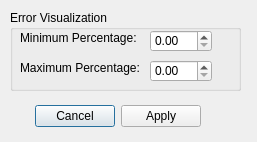
<ui version="4.0" >
 <class>PoseMeshPropertiesContainer</class>
 <widget class="QDialog" name="PoseMeshPropertiesContainer" >
  <property name="geometry" >
   <rect>
    <x>0</x>
    <y>0</y>
    <width>257</width>
    <height>142</height>
   </rect>
  </property>
  <property name="windowTitle" >
   <string>Pose Mesh Properties</string>
  </property>
  <widget class="QDialogButtonBox" name="buttonBox" >
   <property name="geometry" >
    <rect>
     <x>30</x>
     <y>100</y>
     <width>171</width>
     <height>32</height>
    </rect>
   </property>
   <property name="orientation" >
    <enum>Qt::Horizontal</enum>
   </property>
   <property name="standardButtons" >
    <set>QDialogButtonBox::Apply|QDialogButtonBox::Cancel</set>
   </property>
   <property name="centerButtons" >
    <bool>false</bool>
   </property>
  </widget>
  <widget class="QGroupBox" name="groupBox_2" >
   <property name="geometry" >
    <rect>
     <x>10</x>
     <y>10</y>
     <width>231</width>
     <height>81</height>
    </rect>
   </property>
   <property name="title" >
    <string>Error Visualization</string>
   </property>
   <widget class="QLabel" name="label" >
    <property name="geometry" >
     <rect>
      <x>10</x>
      <y>20</y>
      <width>121</width>
      <height>16</height>
     </rect>
    </property>
    <property name="text" >
     <string>Minimum Percentage:</string>
    </property>
   </widget>
   <widget class="QLabel" name="label_2" >
    <property name="geometry" >
     <rect>
      <x>10</x>
      <y>50</y>
      <width>121</width>
      <height>16</height>
     </rect>
    </property>
    <property name="text" >
     <string>Maximum Percentage:</string>
    </property>
   </widget>
   <widget class="QDoubleSpinBox" name="doubleSpinBox" >
    <property name="geometry" >
     <rect>
      <x>140</x>
      <y>20</y>
      <width>62</width>
      <height>22</height>
     </rect>
    </property>
   </widget>
   <widget class="QDoubleSpinBox" name="doubleSpinBox_2" >
    <property name="geometry" >
     <rect>
      <x>140</x>
      <y>50</y>
      <width>62</width>
      <height>22</height>
     </rect>
    </property>
   </widget>
  </widget>
 </widget>
 <resources/>
 <connections>
  <connection>
   <sender>buttonBox</sender>
   <signal>accepted()</signal>
   <receiver>PoseMeshPropertiesContainer</receiver>
   <slot>accept()</slot>
   <hints>
    <hint type="sourcelabel" >
     <x>248</x>
     <y>254</y>
    </hint>
    <hint type="destinationlabel" >
     <x>157</x>
     <y>274</y>
    </hint>
   </hints>
  </connection>
  <connection>
   <sender>buttonBox</sender>
   <signal>rejected()</signal>
   <receiver>PoseMeshPropertiesContainer</receiver>
   <slot>reject()</slot>
   <hints>
    <hint type="sourcelabel" >
     <x>316</x>
     <y>260</y>
    </hint>
    <hint type="destinationlabel" >
     <x>286</x>
     <y>274</y>
    </hint>
   </hints>
  </connection>
 </connections>
</ui>
